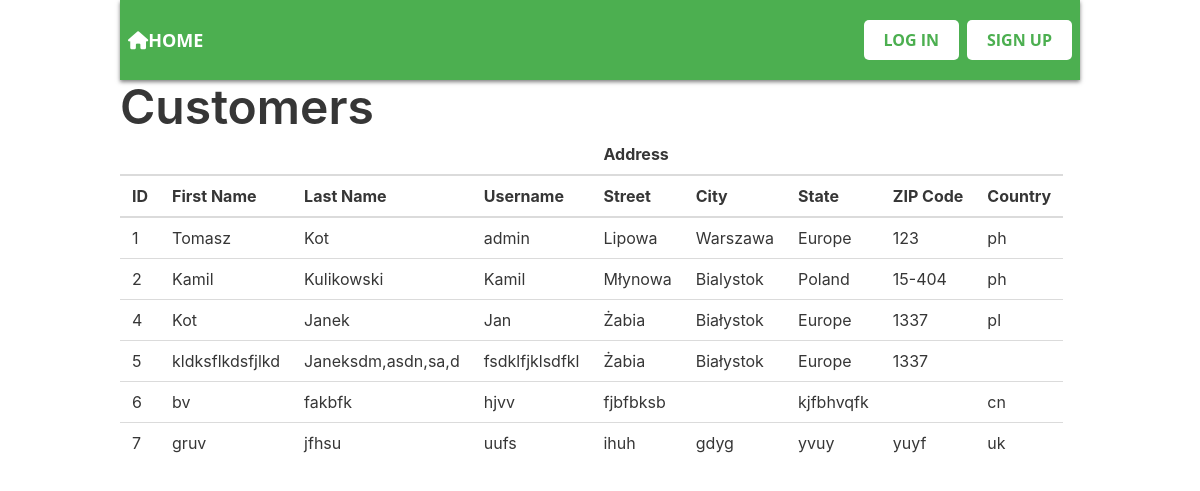
The page /customers/t/ on the database its author committed.
### customers/models.py (models this page shows, shortened)
class User(AbstractUser):
    PH = 'ph'
    PL = 'pl'
    PT = 'pt'
    BR = 'br'
    CN = 'cn'
    DK = 'dk'
    US = 'us'
    UK = 'uk'
    GR = 'gr'
    CA = 'ca'
    AR = 'ar'
    SA = 'sa'
    BE = 'be'
    COUNTRY_CHOICES = (
        (PH, 'Philippines'),
        (PL, 'Poland'),
        (PT, 'Portugal'),
        (BR, 'Brazil'),
        (CN, 'China'),
        (DK, 'Denmark'),
        (US, 'United States'),
        (UK, 'United Kingdom'),
        (GR, 'Greece'),
        (CA, 'Canada'),
        (AR, 'Argentina'),
        (SA, 'Saudi Arabia'),
        (BE, 'Belgium'),
    )
    ADMIN = 1
    SELLER = 2
    CUSTOMER = 3
    ROLE_CHOICES = (
        (ADMIN, 'Admin'),
        (SELLER, 'Seller'),
        (CUSTOMER, 'Customer'),
    )
    role = models.PositiveSmallIntegerField(choices=ROLE_CHOICES, default=CUSTOMER)
    street = models.CharField(max_length=250, blank=True)
    city = models.CharField(max_length=250, blank=True)
    state = models.CharField(max_length=250, blank=True)
    zip_code = models.CharField(max_length=250, blank=True)
    country = models.CharField(
        max_length=250, blank=True, default=PL, choices=COUNTRY_CHOICES)
    objects = CustomUserManager()

### customers/views.py (the view)
# urls.py: path('customers/t/', customer_views.customer_table, name="customer_table"),
def customer_table(request):
    customers = User.objects.filter(role=User.CUSTOMER)
    context = {
        'customers': customers,
    }
    return render(request, 'customers/customer_table.html', context=context)

### customers/templates/customers/customer_table.html (shortened to what this page needs)
{% extends 'base_bulma.html' %}
{% block h1 %}Customers{% endblock h1 %}
{% block main %}
  <table class="table">
    <thead>
      <tr>
        <th colspan="4"></th>
        <th colspan="5">Address</th>
      </tr>
      <tr>
        <th>ID</th>
        <th>First Name</th>
        <th>Last Name</th>
        <th>Username</th>
        <th>Street</th>
        <th>City</th>
        <th>State</th>
        <th>ZIP Code</th>
        <th>Country</th>
      </tr>
    </thead>
    <tbody>
      {% for customer in customers %}
        <tr>
          <td>{{ customer.pk }}</td>
          <td>{{ customer.first_name }}</td>
          <td>{{ customer.last_name }}</td>
          <td>{{ customer.username }}</td>
          <td>{{ customer.street }}</td>
          <td>{{ customer.city }}</td>
          <td>{{ customer.state }}</td>
          <td>{{ customer.zip_code }}</td>
          <td>{{ customer.country }}</td>
        </tr>
      {% endfor %}
    </tbody>
  </table>
{% endblock main %}

### templates/base_bulma.html (shortened to what this page needs)
<!DOCTYPE html>
<html lang="en">
  <head>
    <link rel="stylesheet" href="https://cdn.jsdelivr.net/npm/bulma@0.9.2/css/bulma.min.css">
    <link rel="stylesheet" href="https://cdnjs.cloudflare.com/ajax/libs/font-awesome/6.3.0/css/all.min.css" />
  </head>
  <body>
    <div class="container">
      {% include 'navbar.html' %}
      <h1 class="title is-1">{% block h1 %}{% endblock h1 %}</h1>
    </div>
    <main class="container">
      {% block main %}{% endblock main %}
    </main>
  </body>
</html>

### templates/navbar.html (shortened to what this page needs)
<nav class="navbar" role="navigation" aria-label="main navigation">
    <div id="navbarBasicExample" class="navbar-menu">
        <div class="navbar-start">
        <a class="navbar-item" href="/">
            <i class="fa-solid fa-house"></i>
          Home
        </a>
      </div>
      <div class="navbar-end">
        <div class="navbar-item">
          <div class="buttons">
            {% if user.is_authenticated %}
                <a class="button" href="/logout">
                    logout
                </a>
                <a class="button" href="/admin">
                     Admin
                </a>
            {% else %}
            <a class="button" href="/login">
                Log in
              </a>
                <div style="float:right;" ><a class='button is-right' href="{% url 'customer_create' %}">Sign up</a></div>
            {% endif %}
          </div>
        </div>
      </div>
    </div>
  </nav>

### templates/navbar.html (style rules this page uses)
.navbar { background-color: #4CAF50; box-shadow: 0 2px 4px rgba(0, 0, 0, 0.5); padding: 10px; font-family: 'Open Sans', sans-serif; font-weight: bold; font-size: 18px; text-transform: uppercase; }
.navbar-item { color: #fff; text-decoration: none; padding: 10px; transition: all 0.3s ease; }
.button { border: none; background-color: #fff; color: #4CAF50; padding: 10px 20px; border-radius: 5px; font-size: 16px; cursor: pointer; transition: all 0.3s ease; }

### rows shown on the page
User: pk "1", first_name "Tomasz", last_name "Kot", username "admin", street "Lipowa", city "Warszawa", state "Europe", zip_code "123", country "ph"
User: pk "2", first_name "Kamil", last_name "Kulikowski", username "Kamil", street "Młynowa", city "Bialystok", state "Poland", zip_code "15-404", country "ph"
User: pk "4", first_name "Kot", last_name "Janek", username "Jan", street "Żabia", city "Białystok", state "Europe", zip_code "1337", country "pl"
User: pk "5", first_name "kldksflkdsfjlkd", last_name "Janeksdm,asdn,sa,d", username "fsdklfjklsdfkl", street "Żabia", city "Białystok", state "Europe", zip_code "1337"
User: pk "6", first_name "bv", last_name "fakbfk", username "hjvv", street "fjbfbksb", state "kjfbhvqfk", country "cn"
User: pk "7", first_name "gruv", last_name "jfhsu", username "uufs", street "ihuh", city "gdyg", state "yvuy", zip_code "yuyf", country "uk"
